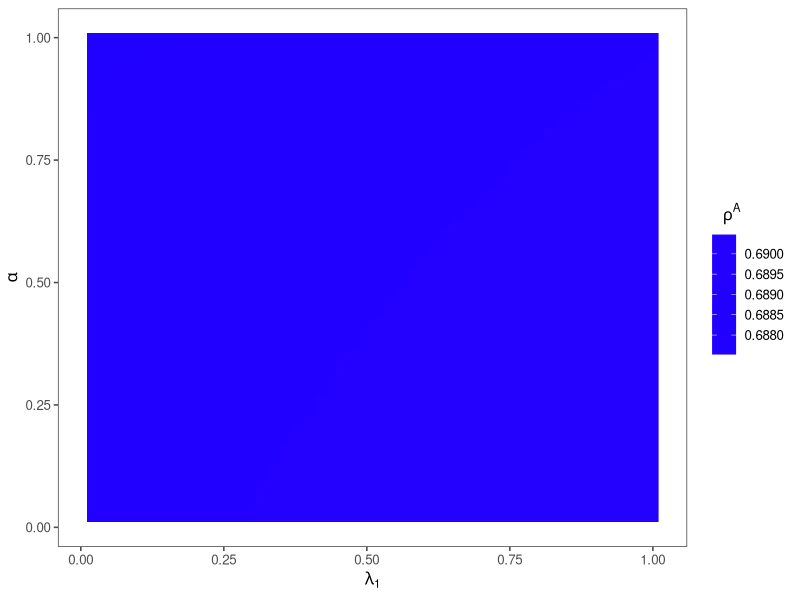
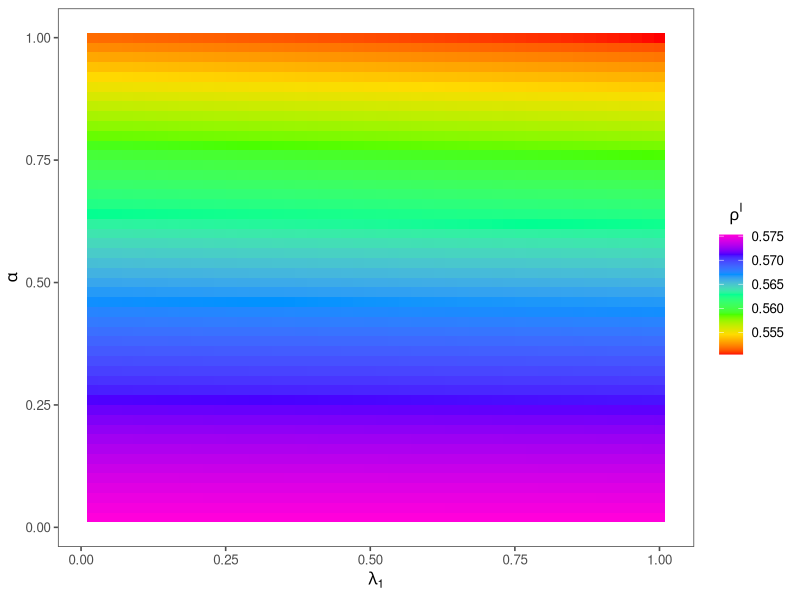
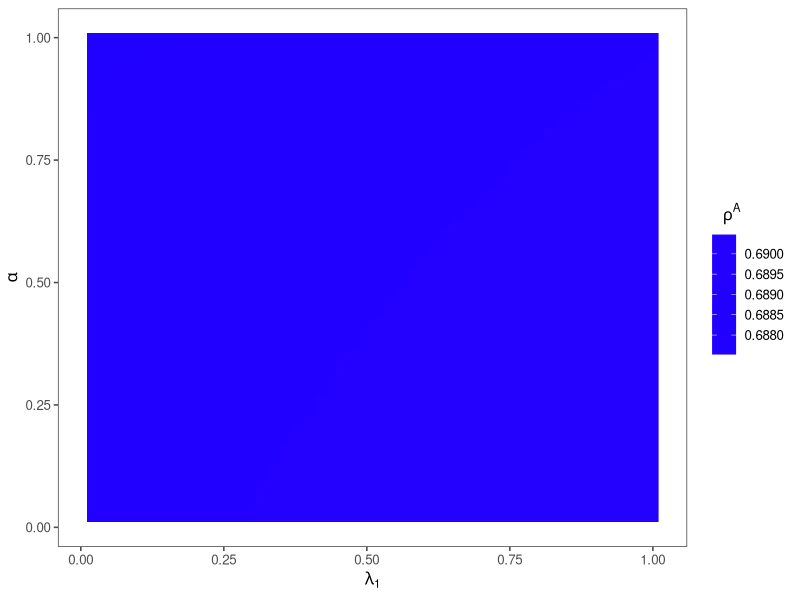
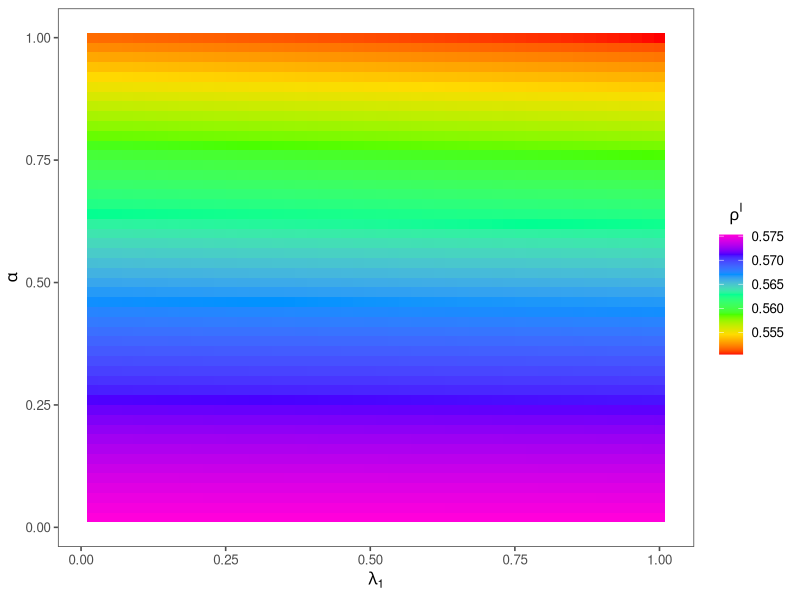

The R source for these figures, in order:
suppressPackageStartupMessages(suppressWarnings({
  library(igraph)
  library(progress)
  library(magrittr)
  library(tidyverse)
  library(ggthemes)
  library(RColorBrewer)
  library(parallel)
  library(foreach)
  library(doParallel)
  library(tidyr)
  library(ggplot2)
}))

t1<-Sys.time()


setwd(dirname(rstudioapi::getActiveDocumentContext()$path))
getwd()

Exp4_data<-read.csv("MMCA2_Exp4_lambda1_alpha.csv")

#1. rho_A
df<-Exp4_data[,c(2,3,4)] %>%
  purrr::set_names("alpha","lambda1","rho_A")

ggplot(df,aes(x=lambda1,y=alpha,fill=rho_A))+
  geom_raster() +
  scale_fill_gradientn(colours =rainbow(7,start=min(df$rho_A),end=max(df$rho_A)))+
  theme_few()+
  ylab(expression(alpha))+
  xlab(expression(lambda[1]))+
  guides(fill=guide_colorbar(title= expression(rho^A),title.hjust =  .2))

ggsave("p2_exp41rhoA.png",width=15, height=13,units="cm",dpi = 600)



#2. rho_I
df<-Exp4_data[,c(2,3,5)] %>%
  purrr::set_names("alpha","lambda1","rho_I")

ggplot(df,aes(y=alpha,x=lambda1,fill=rho_I))+
  geom_raster() +
  scale_fill_gradientn(colours =rainbow(7))+
  theme_few()+
  ylab(expression(alpha))+
  xlab(expression(lambda[1]))+
  guides(fill=guide_colorbar(title= expression(rho^I),title.hjust =  .2))

ggsave("p2_exp41rhoI.png",width=15, height=13,units="cm",dpi = 600)

t2<-Sys.time()
t2
t2-t1 
